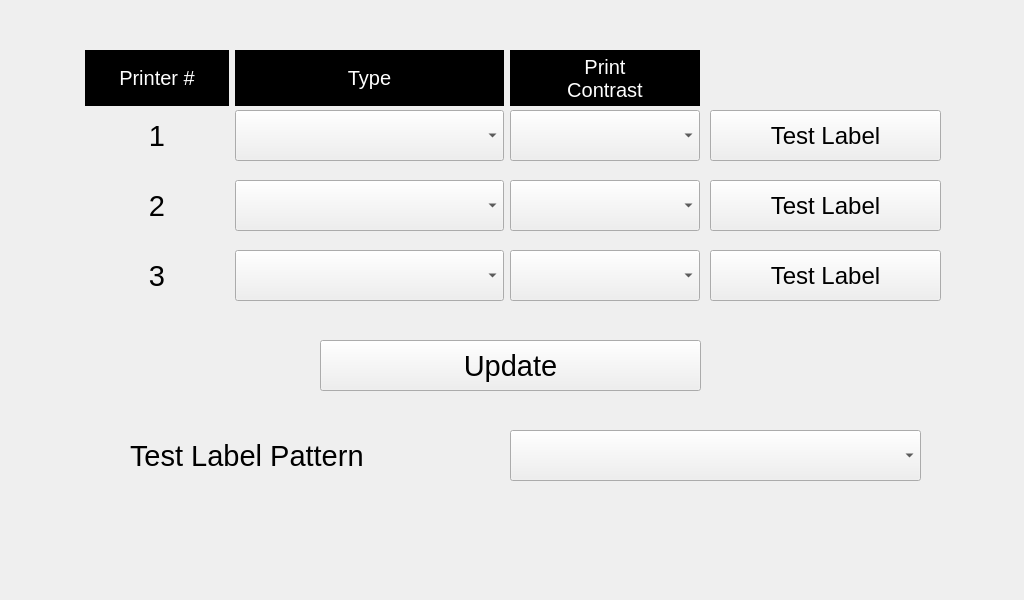
<?xml version="1.0" encoding="UTF-8"?>
<ui version="4.0">
 <class>printerLocations</class>
 <widget class="QWidget" name="printerLocations">
  <property name="geometry">
   <rect>
    <x>0</x>
    <y>0</y>
    <width>1024</width>
    <height>600</height>
   </rect>
  </property>
  <property name="font">
   <font>
    <pointsize>22</pointsize>
   </font>
  </property>
  <property name="windowTitle">
   <string>Form</string>
  </property>
  <widget class="QLabel" name="lblPrimaryStation">
   <property name="geometry">
    <rect>
     <x>85</x>
     <y>50</y>
     <width>144</width>
     <height>56</height>
    </rect>
   </property>
   <property name="minimumSize">
    <size>
     <width>144</width>
     <height>0</height>
    </size>
   </property>
   <property name="font">
    <font>
     <pointsize>15</pointsize>
    </font>
   </property>
   <property name="styleSheet">
    <string notr="true">background-color: rgb(0, 0, 0);
color: rgb(255, 255, 255);</string>
   </property>
   <property name="text">
    <string>Printer #</string>
   </property>
   <property name="alignment">
    <set>Qt::AlignCenter</set>
   </property>
  </widget>
  <widget class="QLabel" name="lblSecondaryStation">
   <property name="geometry">
    <rect>
     <x>235</x>
     <y>50</y>
     <width>269</width>
     <height>56</height>
    </rect>
   </property>
   <property name="font">
    <font>
     <pointsize>15</pointsize>
    </font>
   </property>
   <property name="styleSheet">
    <string notr="true">background-color: rgb(0, 0, 0);
color: rgb(255, 255, 255);</string>
   </property>
   <property name="text">
    <string>Type</string>
   </property>
   <property name="alignment">
    <set>Qt::AlignCenter</set>
   </property>
  </widget>
  <widget class="QLabel" name="lblSecondaryStation_2">
   <property name="geometry">
    <rect>
     <x>510</x>
     <y>50</y>
     <width>190</width>
     <height>56</height>
    </rect>
   </property>
   <property name="font">
    <font>
     <pointsize>15</pointsize>
    </font>
   </property>
   <property name="styleSheet">
    <string notr="true">background-color: rgb(0, 0, 0);
color: rgb(255, 255, 255);</string>
   </property>
   <property name="text">
    <string>Print
Contrast</string>
   </property>
   <property name="alignment">
    <set>Qt::AlignCenter</set>
   </property>
  </widget>
  <widget class="QComboBox" name="cboxPrinterType1">
   <property name="geometry">
    <rect>
     <x>235</x>
     <y>110</y>
     <width>269</width>
     <height>51</height>
    </rect>
   </property>
   <property name="minimumSize">
    <size>
     <width>0</width>
     <height>51</height>
    </size>
   </property>
   <property name="font">
    <font>
     <pointsize>26</pointsize>
    </font>
   </property>
  </widget>
  <widget class="QComboBox" name="cboxPrinterType2">
   <property name="geometry">
    <rect>
     <x>235</x>
     <y>180</y>
     <width>269</width>
     <height>51</height>
    </rect>
   </property>
   <property name="minimumSize">
    <size>
     <width>0</width>
     <height>51</height>
    </size>
   </property>
   <property name="font">
    <font>
     <pointsize>26</pointsize>
    </font>
   </property>
  </widget>
  <widget class="QComboBox" name="cboxPrinterType3">
   <property name="geometry">
    <rect>
     <x>235</x>
     <y>250</y>
     <width>269</width>
     <height>51</height>
    </rect>
   </property>
   <property name="minimumSize">
    <size>
     <width>0</width>
     <height>51</height>
    </size>
   </property>
   <property name="font">
    <font>
     <pointsize>26</pointsize>
    </font>
   </property>
  </widget>
  <widget class="QComboBox" name="cboxPrintContrast1">
   <property name="geometry">
    <rect>
     <x>510</x>
     <y>110</y>
     <width>190</width>
     <height>51</height>
    </rect>
   </property>
   <property name="minimumSize">
    <size>
     <width>0</width>
     <height>51</height>
    </size>
   </property>
   <property name="font">
    <font>
     <pointsize>26</pointsize>
    </font>
   </property>
  </widget>
  <widget class="QComboBox" name="cboxPrintContrast2">
   <property name="geometry">
    <rect>
     <x>510</x>
     <y>180</y>
     <width>190</width>
     <height>51</height>
    </rect>
   </property>
   <property name="minimumSize">
    <size>
     <width>0</width>
     <height>51</height>
    </size>
   </property>
   <property name="font">
    <font>
     <pointsize>26</pointsize>
    </font>
   </property>
  </widget>
  <widget class="QComboBox" name="cboxPrintContrast3">
   <property name="geometry">
    <rect>
     <x>510</x>
     <y>250</y>
     <width>190</width>
     <height>51</height>
    </rect>
   </property>
   <property name="minimumSize">
    <size>
     <width>0</width>
     <height>51</height>
    </size>
   </property>
   <property name="font">
    <font>
     <pointsize>26</pointsize>
    </font>
   </property>
  </widget>
  <widget class="QPushButton" name="btnTestLabel1">
   <property name="geometry">
    <rect>
     <x>710</x>
     <y>110</y>
     <width>231</width>
     <height>51</height>
    </rect>
   </property>
   <property name="sizePolicy">
    <sizepolicy hsizetype="Preferred" vsizetype="Fixed">
     <horstretch>0</horstretch>
     <verstretch>0</verstretch>
    </sizepolicy>
   </property>
   <property name="minimumSize">
    <size>
     <width>201</width>
     <height>51</height>
    </size>
   </property>
   <property name="maximumSize">
    <size>
     <width>16777215</width>
     <height>51</height>
    </size>
   </property>
   <property name="font">
    <font>
     <pointsize>18</pointsize>
    </font>
   </property>
   <property name="text">
    <string>Test Label</string>
   </property>
  </widget>
  <widget class="QPushButton" name="btnTestLabel2">
   <property name="geometry">
    <rect>
     <x>710</x>
     <y>180</y>
     <width>231</width>
     <height>51</height>
    </rect>
   </property>
   <property name="sizePolicy">
    <sizepolicy hsizetype="Preferred" vsizetype="Fixed">
     <horstretch>0</horstretch>
     <verstretch>0</verstretch>
    </sizepolicy>
   </property>
   <property name="minimumSize">
    <size>
     <width>201</width>
     <height>51</height>
    </size>
   </property>
   <property name="maximumSize">
    <size>
     <width>16777215</width>
     <height>51</height>
    </size>
   </property>
   <property name="font">
    <font>
     <pointsize>18</pointsize>
    </font>
   </property>
   <property name="text">
    <string>Test Label</string>
   </property>
  </widget>
  <widget class="QPushButton" name="btnTestLabel3">
   <property name="geometry">
    <rect>
     <x>710</x>
     <y>250</y>
     <width>231</width>
     <height>51</height>
    </rect>
   </property>
   <property name="sizePolicy">
    <sizepolicy hsizetype="Preferred" vsizetype="Fixed">
     <horstretch>0</horstretch>
     <verstretch>0</verstretch>
    </sizepolicy>
   </property>
   <property name="minimumSize">
    <size>
     <width>201</width>
     <height>51</height>
    </size>
   </property>
   <property name="maximumSize">
    <size>
     <width>16777215</width>
     <height>51</height>
    </size>
   </property>
   <property name="font">
    <font>
     <pointsize>18</pointsize>
    </font>
   </property>
   <property name="text">
    <string>Test Label</string>
   </property>
  </widget>
  <widget class="QPushButton" name="btnUpdate">
   <property name="geometry">
    <rect>
     <x>320</x>
     <y>340</y>
     <width>381</width>
     <height>51</height>
    </rect>
   </property>
   <property name="sizePolicy">
    <sizepolicy hsizetype="Preferred" vsizetype="Fixed">
     <horstretch>0</horstretch>
     <verstretch>0</verstretch>
    </sizepolicy>
   </property>
   <property name="minimumSize">
    <size>
     <width>381</width>
     <height>51</height>
    </size>
   </property>
   <property name="maximumSize">
    <size>
     <width>16777215</width>
     <height>51</height>
    </size>
   </property>
   <property name="font">
    <font>
     <pointsize>22</pointsize>
    </font>
   </property>
   <property name="text">
    <string>Update</string>
   </property>
  </widget>
  <widget class="QLabel" name="lblProductNumber_3">
   <property name="geometry">
    <rect>
     <x>130</x>
     <y>430</y>
     <width>381</width>
     <height>51</height>
    </rect>
   </property>
   <property name="text">
    <string>Test Label Pattern</string>
   </property>
   <property name="alignment">
    <set>Qt::AlignLeading|Qt::AlignLeft|Qt::AlignVCenter</set>
   </property>
  </widget>
  <widget class="QComboBox" name="cboxLabelPattern">
   <property name="geometry">
    <rect>
     <x>510</x>
     <y>430</y>
     <width>411</width>
     <height>51</height>
    </rect>
   </property>
   <property name="minimumSize">
    <size>
     <width>411</width>
     <height>51</height>
    </size>
   </property>
   <property name="font">
    <font>
     <pointsize>26</pointsize>
    </font>
   </property>
  </widget>
  <widget class="QLabel" name="lblProductNumber_4">
   <property name="geometry">
    <rect>
     <x>85</x>
     <y>110</y>
     <width>144</width>
     <height>51</height>
    </rect>
   </property>
   <property name="minimumSize">
    <size>
     <width>144</width>
     <height>51</height>
    </size>
   </property>
   <property name="maximumSize">
    <size>
     <width>171</width>
     <height>51</height>
    </size>
   </property>
   <property name="text">
    <string>1</string>
   </property>
   <property name="alignment">
    <set>Qt::AlignCenter</set>
   </property>
  </widget>
  <widget class="QLabel" name="lblProductNumber_5">
   <property name="geometry">
    <rect>
     <x>85</x>
     <y>180</y>
     <width>144</width>
     <height>51</height>
    </rect>
   </property>
   <property name="minimumSize">
    <size>
     <width>144</width>
     <height>51</height>
    </size>
   </property>
   <property name="maximumSize">
    <size>
     <width>171</width>
     <height>51</height>
    </size>
   </property>
   <property name="text">
    <string>2</string>
   </property>
   <property name="alignment">
    <set>Qt::AlignCenter</set>
   </property>
  </widget>
  <widget class="QLabel" name="lblProductNumber_6">
   <property name="geometry">
    <rect>
     <x>85</x>
     <y>250</y>
     <width>144</width>
     <height>51</height>
    </rect>
   </property>
   <property name="minimumSize">
    <size>
     <width>144</width>
     <height>51</height>
    </size>
   </property>
   <property name="maximumSize">
    <size>
     <width>171</width>
     <height>51</height>
    </size>
   </property>
   <property name="text">
    <string>3</string>
   </property>
   <property name="alignment">
    <set>Qt::AlignCenter</set>
   </property>
  </widget>
 </widget>
 <resources/>
 <connections/>
</ui>
